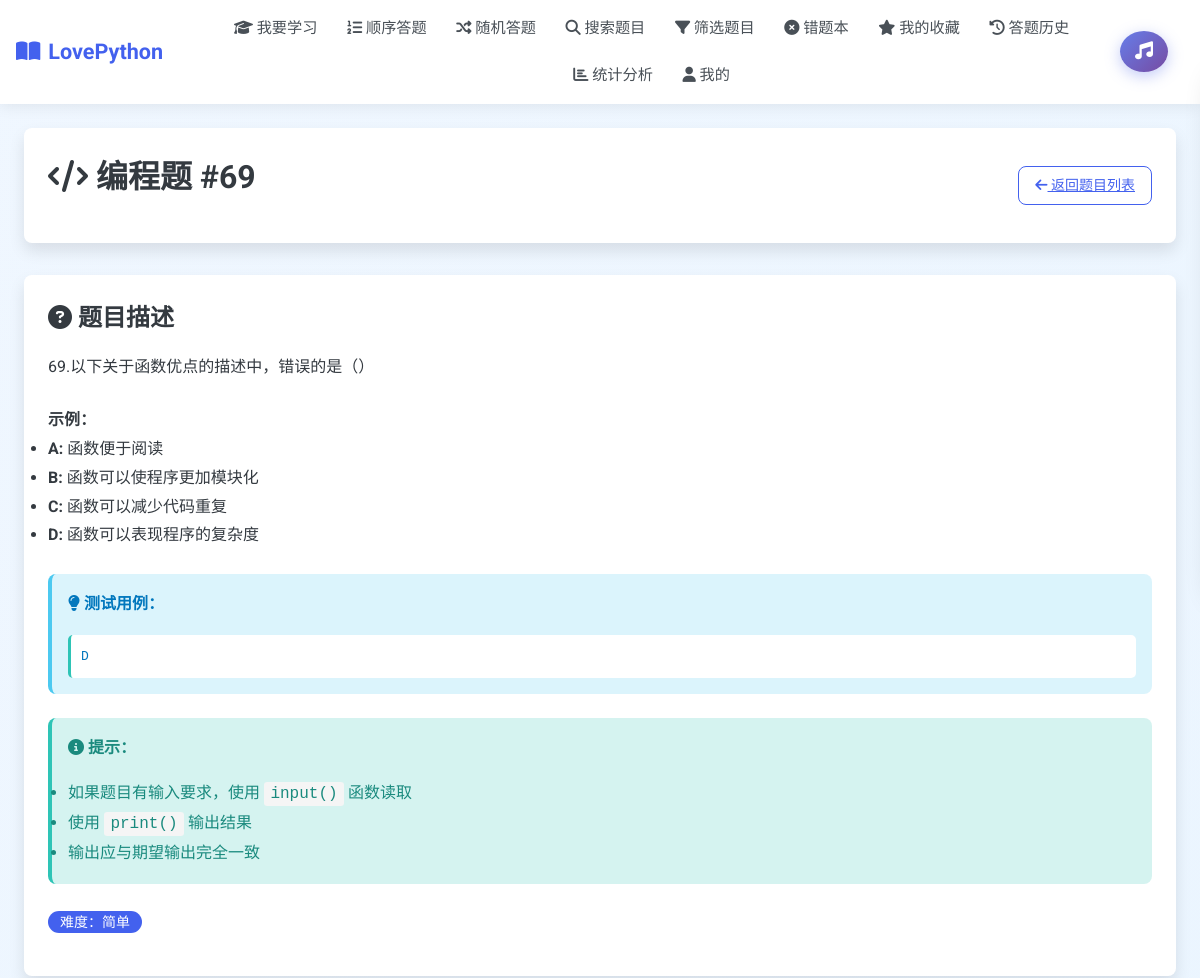
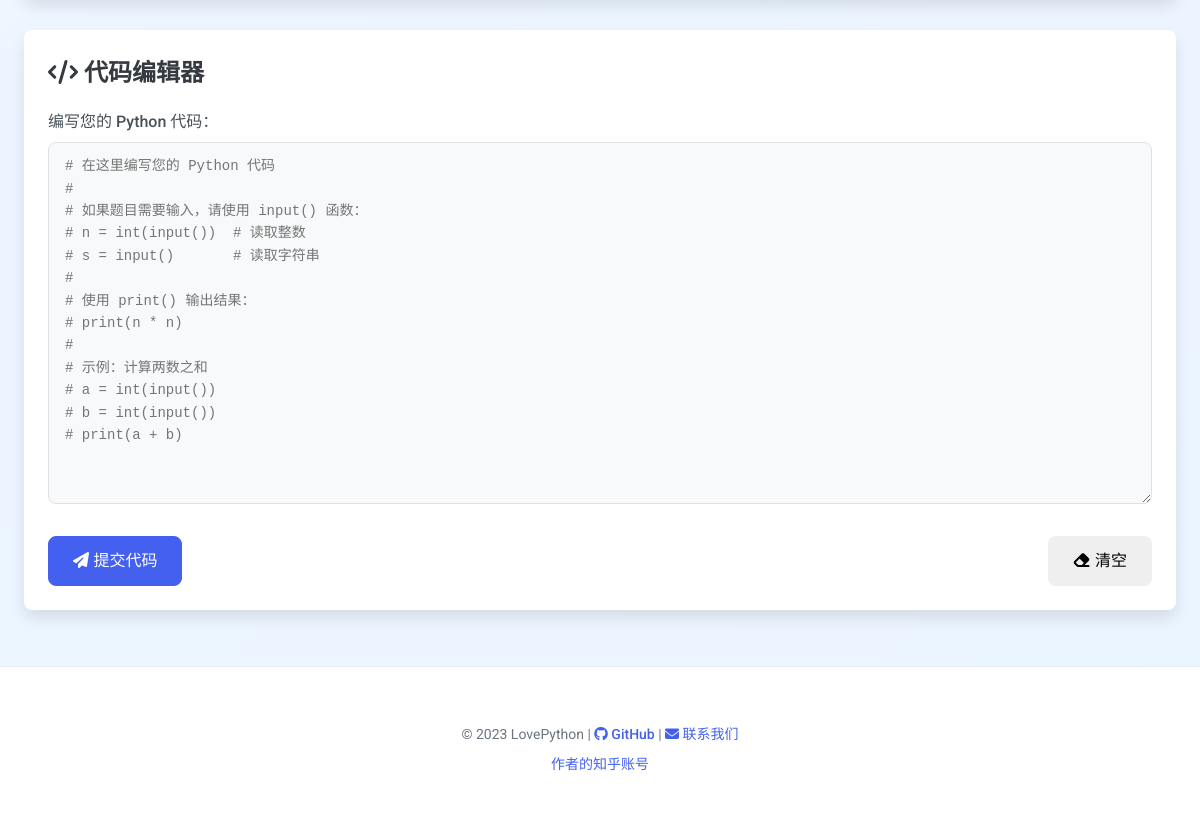
The app's page /study/coding/69 (signed in) with its own data (2 pictures, top to bottom).
### tables this page shows
CREATE TABLE questions (
        id TEXT PRIMARY KEY,
        stem TEXT NOT NULL,
        answer TEXT NOT NULL,
        difficulty TEXT,
        qtype TEXT,
        category TEXT,
        options TEXT, -- JSON stored options
        created_at DATETIME DEFAULT CURRENT_TIMESTAMP
    );

### app.py (the view, shortened to what this page needs)
@app.route('/study/coding/<qid>', methods=['GET', 'POST'])
@login_required
def coding_question(qid):
    user_id = get_user_id()
    conn = get_db()
    c = conn.cursor()
    c.execute('SELECT * FROM questions WHERE id = ?', (qid,))
    row = c.fetchone()
    conn.close()
    if not row:
        flash("题目不存在", "error")
        return redirect(url_for('study_coding'))
    question = {
        'id': row['id'],
        'stem': row['stem'],
        'answer': row['answer'],  # 期望输出或测试用例
        'difficulty': row['difficulty'],
        'category': row['category'],
        'options': json.loads(row['options']) if row['options'] else {}
    }
    return render_template('coding_question.html', question=question)

### app.py (called while the page is built)
def get_db():
    conn = sqlite3.connect('database.db')
    conn.row_factory = sqlite3.Row
    return conn

def login_required(f):
    @wraps(f)
    def decorated_function(*args, **kwargs):
        if not is_logged_in():
            flash("请先登录后再访问该页面", "error")
            return redirect(url_for('login', next=request.url))
        return f(*args, **kwargs)
    return decorated_function

def is_logged_in():
    return 'user_id' in session

def get_user_id():
    return session.get('user_id')

### templates/coding_question.html (shortened to what this page needs)
{% extends 'base.html' %}
{% block content %}
<div class="hero-section mb-4">
    <div class="card">
        <div class="hero-content d-flex flex-wrap align-items-center justify-content-between gap-3">
            <div>
                <h1 class="display-title mb-2"><i class="fas fa-code"></i> 编程题 #{{ question.id }}</h1>
            </div>
            <div>
                <a href="{{ url_for('study_coding') }}" class="btn btn-outline-primary btn-sm">
                    <i class="fas fa-arrow-left"></i> 返回题目列表
                </a>
            </div>
        </div>
    </div>
</div>
<div class="row">
    <div class="col-lg-6 mb-4">
        <div class="card">
            <h3 class="card-title">
                <i class="fas fa-question-circle"></i> 题目描述
            </h3>
            <div class="question-content">
                <p class="mb-3">{{ question.stem }}</p>
                {% if question.options %}
                <div class="mb-3">
                    <strong>示例：</strong>
                    <ul>
                        {% for key, value in question.options.items() %}
                        <li><strong>{{ key }}:</strong> {{ value }}</li>
                        {% endfor %}
                    </ul>
                </div>
                {% endif %}
                {% if question.answer %}
                <div class="alert alert-info">
                    <i class="fas fa-lightbulb"></i>
                    <strong>测试用例：</strong>
                    <pre class="mb-0 mt-2" style="background: white; padding: 10px; border-radius: 5px; border-left: 3px solid #2ec4b6;">{{ question.answer }}</pre>
                </div>
                {% endif %}
                <div class="alert alert-success">
                    <i class="fas fa-info-circle"></i>
                    <strong>提示：</strong>
                    <ul class="mb-0 mt-2">
                        <li>如果题目有输入要求，使用 <code>input()</code> 函数读取</li>
                        <li>使用 <code>print()</code> 输出结果</li>
                        <li>输出应与期望输出完全一致</li>
                    </ul>
                </div>
                {% if question.difficulty %}
                <div class="mb-2">
                    <span class="badge badge-primary">难度：{{ question.difficulty }}</span>
                </div>
                {% endif %}
            </div>
        </div>
    </div>
    <div class="col-lg-6 mb-4">
        <div class="card">
            <h3 class="card-title">
                <i class="fas fa-code"></i> 代码编辑器
            </h3>
            <form method="POST" id="codingForm">
                <div class="form-group">
                    <label for="code" class="form-label">编写您的 Python 代码：</label>
                    <textarea
                        id="code"
                        name="code"
                        class="form-control code-editor"
                        rows="15"
                        placeholder="# 在这里编写您的 Python 代码
#
# 如果题目需要输入，请使用 input() 函数：
# n = int(input())  # 读取整数
# s = input()       # 读取字符串
#
# 使用 print() 输出结果：
# print(n * n)
#
# 示例：计算两数之和
# a = int(input())
# b = int(input())
# print(a + b)"
                        required>{{ user_code if user_code else '' }}</textarea>
                </div>
                <div class="d-flex justify-content-between align-items-center">
                    <button type="submit" class="btn btn-primary">
                        <i class="fas fa-paper-plane"></i> 提交代码
                    </button>
                    <button type="button" class="btn btn-outline-secondary" onclick="clearCode()">
                        <i class="fas fa-eraser"></i> 清空
                    </button>
                </div>
            </form>
        </div>
    </div>
</div>
{% endblock %}

### static/style.css (style rules this page uses)
:root { --primary-color: #4361ee; --primary-hover: #3a56e7; --secondary-color: #3f8efc; --success-color: #2ec4b6; --danger-color: #e63946; --warning-color: #ffb703; --info-color: #4cc9f0; --light-color: #f8f9fa; --dark-color: #212529; --gray-100: #f8f9fa; --gray-200: #e9ecef; --gray-300: #dee2e6; --gray-400: #ced4da; --gray-500: #adb5bd; --gray-600: #6c757d; --gray-700: #495057; --gray-800: #343a40; --gray-900: #212529; --font-main: 'Roboto', 'Noto Sans SC', sans-serif; --border-radius: 0.5rem; --box-shadow: 0 0.5rem 1rem rgba(0, 0, 0, 0.1); --transition: all 0.3s ease; }
* { box-sizing: border-box; margin: 0; padding: 0; }
html { scroll-behavior: smooth; }
body { font-family: var(--font-main); background: linear-gradient(135deg, #f0f7ff 0%, #eaf5ff 100%); color: var(--gray-800); line-height: 1.6; min-height: 100vh; display: flex; flex-direction: column; }
.card { background-color: white; border-radius: var(--border-radius); box-shadow: var(--box-shadow); padding: 1.5rem; margin-bottom: 1.5rem; transition: var(--transition); }
.card-title { color: var(--gray-800); font-size: 1.5rem; margin-bottom: 1rem; font-weight: 600; }
.form-group { margin-bottom: 1.5rem; }
.form-label { display: block; margin-bottom: 0.5rem; font-weight: 500; color: var(--gray-700); }
.form-control { width: 100%; padding: 0.75rem 1rem; font-size: 1rem; line-height: 1.5; color: var(--gray-700); background-color: #fff; background-clip: padding-box; border: 1px solid var(--gray-300); border-radius: var(--border-radius); transition: var(--transition); -webkit-appearance: none; appearance: none; touch-action: manipulation; }
.btn { display: inline-block; font-weight: 500; text-align: center; white-space: nowrap; vertical-align: middle; user-select: none; border: 1px solid transparent; padding: 0.75rem 1.5rem; font-size: 1rem; line-height: 1.5; border-radius: var(--border-radius); transition: var(--transition); cursor: pointer; touch-action: manipulation; -webkit-tap-highlight-color: transparent; position: relative; overflow: hidden; min-height: 2.75rem; }
.btn::after { content: ''; display: block; position: absolute; width: 100%; height: 100%; top: 0; left: 0; pointer-events: none; background-image: radial-gradient(circle, rgba(255, 255, 255, 0.3) 10%, transparent 10.01%); background-repeat: no-repeat; background-position: 50%; transform: scale(10, 10); opacity: 0; transition: transform 0.5s, opacity 0.8s; }
.btn-primary { color: #fff; background-color: var(--primary-color); border-color: var(--primary-color); }
.btn-outline-primary { color: var(--primary-color); background-color: transparent; border-color: var(--primary-color); }
.btn-sm { padding: 0.5rem 1rem; font-size: 0.875rem; min-height: 2.25rem; }
.badge { display: inline-block; padding: 0.25rem 0.75rem; font-size: 0.875rem; font-weight: 500; line-height: 1; text-align: center; white-space: nowrap; vertical-align: baseline; border-radius: 50rem; }
.badge-primary { background-color: var(--primary-color); color: white; }
.alert { padding: 1rem; margin-bottom: 1.5rem; border-radius: var(--border-radius); font-weight: 500; }
.alert-success { background-color: rgba(46, 196, 182, 0.2); color: #1a8a7e; border-left: 4px solid var(--success-color); }
.alert-info { background-color: rgba(76, 201, 240, 0.2); color: #0277bd; border-left: 4px solid var(--info-color); }
.mb-0 { margin-bottom: 0 !important; }
.mb-2 { margin-bottom: 1rem !important; }
.mb-3 { margin-bottom: 1.5rem !important; }
.mb-4 { margin-bottom: 2rem !important; }
.mt-2 { margin-top: 1rem !important; }
.d-flex { display: flex !important; }
.flex-wrap { flex-wrap: wrap !important; }
.justify-content-between { justify-content: space-between !important; }
.align-items-center { align-items: center !important; }
.gap-3 { gap: 1.5rem !important; }

### templates/base.html (style rules this page uses)
body { position: relative; min-height: 100vh; }

### templates/coding_question.html (style rules this page uses)
.code-editor { font-family: 'Courier New', 'Consolas', 'Monaco', monospace; font-size: 14px; line-height: 1.6; background-color: #f8f9fa; border: 1px solid var(--gray-300); resize: vertical; }
.question-content { line-height: 1.8; }
.question-content code { background-color: #f5f5f5; padding: 0.2rem 0.4rem; border-radius: 3px; font-family: 'Courier New', monospace; }

### records on screen
questions: id "69", stem "69.以下关于函数优点的描述中，错误的是（）", answer "D", difficulty "简单"

### other values on screen
{{ key }} "A" "B" "C" "D"
{{ value }} "函数便于阅读" "函数可以使程序更加模块化" "函数可以减少代码重复" "函数可以表现程序的复杂度"
{{ current_year|default(2023) }} "2023"
